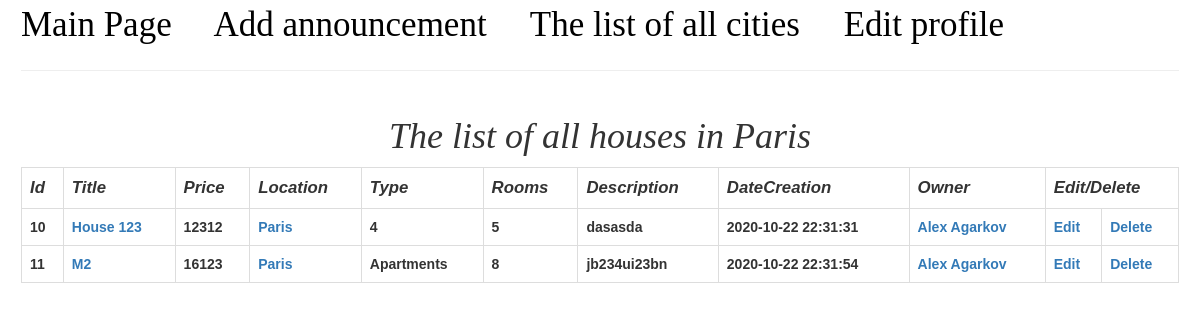
Screenshot of /search/city/Paris with the database file from the repository.
### models.py (models this page shows, shortened)
class House(db.Model):
    __table_args__ = {'extend_existing': True}
    id = db.Column(db.INTEGER, primary_key=True)
    title = db.Column(db.String(50), nullable=False)
    location = db.Column(db.String(50), nullable=False)
    type = db.Column(db.String(50), nullable=False)
    rooms = db.Column(db.INTEGER, nullable=False)
    price = db.Column(db.INTEGER, nullable=False)
    description = db.Column(db.Text, nullable=False)
    author = db.Column(db.String, nullable=False)
    author_id = db.Column(db.INTEGER, nullable=False)
    dateCreation = db.Column(db.DateTime, nullable=False, default=sqlalchemy.sql.func.now() )

### app.py (the view)
@app.route('/search/city/<string:city>', methods=['GET'])
def allAHouseByCity(city):
    all_house = models.getHouseByCity(city)
    return render_template('houseByCity.html', houses=all_house, user_id=current_user_id, city=city)

### models.py (called while the page is built)
def getHouseByCity(city):
    return House.query.filter(House.location == city).all()

### templates/houseByCity.html (shortened to what this page needs)
{% extends 'base.html' %}
{% block body %}
    <h1>The list of all houses in {{ city }} </h1>
    {% include 'template_table_house.html' %}
{% endblock %}

### templates/template_table_house.html
<table class="table table-hover table-bordered">
    <tr class="headers">
        <th>Id</th>
        <th>Title</th>
        <th>Price</th>
        <th>Location</th>
        <th>Type</th>
        <th>Rooms</th>
        <th>Description</th>
        <th>DateCreation</th>
        <th>Owner</th>
        <th colspan="2">Edit/Delete</th>
    </tr>
    {% for house in houses %}
        <tr>
            <th>{{ house.id }}</th>
            <th><a href="/house/{{ house.id }}">{{ house.title }}</a></th>
            <th>{{ house.price }}</th>
            <th><a href="/search/city/{{ house.location }}">{{ house.location }}</a></th>
            <th>{{ house.type }}</th>
            <th>{{ house.rooms }}</th>
            <th>{{ house.description }}</th>
            <th>{{ house.dateCreation }}</th>
            <th><a href="/user/{{ house.author_id }}">{{ house.author }}</a></th>
            {% if house.author_id == user_id %}
                <th><a href="/house/edit/{{ house.id }}">Edit</a></th>
                <th><a href="/house/delete/{{ house.id }}">Delete</a></th>
            {% else %}
                <th colspan="2">Not permitted</th>
            {% endif %}
        </tr>
    {% endfor %}
</table>

### static/css/main.css (style rules this page uses)
table { border: black 1px solid; font-family: "Trebuchet MS", Arial, Helvetica, sans-serif; width: 100%; }
h1 { text-align: center; font-style: italic; color: cornflowerblue; }
.headers { font-style: italic; font-size: 1.2em; }

### rows the page displays
House: id "10", title "House 123", price "12312", location "Paris", type "4", rooms "5", description "dasasda", dateCreation "2020-10-22 22:31:31", author "Alex Agarkov"
House: id "11", title "M2", price "16123", location "Paris", type "Apartments", rooms "8", description "jb234ui23bn", dateCreation "2020-10-22 22:31:54", author "Alex Agarkov"

### other values shown
{{ city }} "Paris"
